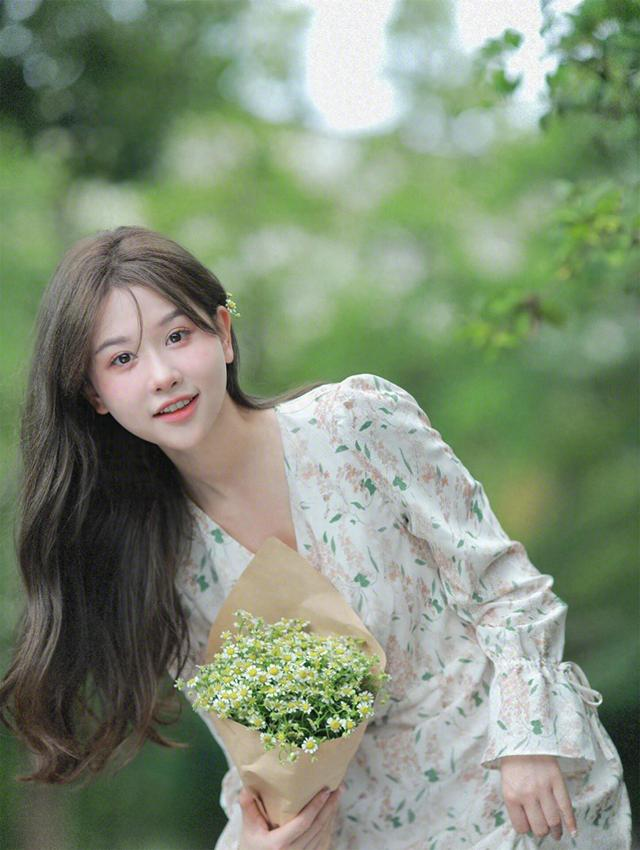
#> input picture assets/extracted/baidu_pose_source.jpeg, 640 x 850 px
$ python extract_pose_outline.py ../assets/extracted/baidu_pose_source.jpeg
#> lines starting #> are read from the running program, lines starting #| are printed output that depends on the picture; after the words box and inside, x2 and y2 are one past the last pixel; in counts of white or black regions, pixels touching at a corner belong together
#!/usr/bin/env python3
"""
Extract a posture guide from a person photo.

This script is intentionally structured as a pipeline:
1. segment_person: produce a person mask
2. build_clean_guide: convert the mask/reference image into a product guide
3. export: write PNG/SVG/JSON assets that the mini program can render

The default segmenter is OpenCV GrabCut so the script runs locally without model
files. For production-quality results, replace segment_person() with MODNet,
SAM/SAM2, MediaPipe ImageSegmenter, or another person segmentation model.
"""

import argparse
import json
from pathlib import Path

import cv2
import numpy as np


def parse_args():
  parser = argparse.ArgumentParser()
  parser.add_argument("image", help="Input person photo")
  parser.add_argument("--out-dir", default="assets/extracted", help="Output directory")
  parser.add_argument("--id", default="extracted_pose", help="Template id")
  parser.add_argument("--mode", choices=["mask", "guide"], default="guide")
  return parser.parse_args()


def segment_person(image):
  """Fallback segmentation. Replace this with a real model for better quality."""
  height, width = image.shape[:2]
  mask = np.zeros((height, width), np.uint8)
  rect = (
    int(width * 0.04),
    int(height * 0.16),
    int(width * 0.92),
    int(height * 0.80),
  )
  bgd = np.zeros((1, 65), np.float64)
  fgd = np.zeros((1, 65), np.float64)
  cv2.grabCut(image, mask, rect, bgd, fgd, 8, cv2.GC_INIT_WITH_RECT)
  mask = np.where((mask == cv2.GC_FGD) | (mask == cv2.GC_PR_FGD), 255, 0).astype("uint8")

  kernel = cv2.getStructuringElement(cv2.MORPH_ELLIPSE, (7, 7))
  mask = cv2.morphologyEx(mask, cv2.MORPH_CLOSE, kernel, iterations=2)
  mask = cv2.morphologyEx(mask, cv2.MORPH_OPEN, kernel, iterations=1)

  count, labels, stats, _ = cv2.connectedComponentsWithStats(mask, 8)
  if count > 1:
    largest = 1 + np.argmax(stats[1:, cv2.CC_STAT_AREA])
    mask = np.where(labels == largest, 255, 0).astype("uint8")
  return mask


def contour_path_from_mask(mask, simplify=0.003):
  contours, _ = cv2.findContours(mask, cv2.RETR_EXTERNAL, cv2.CHAIN_APPROX_NONE)
  if not contours:
    raise RuntimeError("No contour found in mask")
  contour = max(contours, key=cv2.contourArea)
  epsilon = simplify * cv2.arcLength(contour, True)
  approx = cv2.approxPolyDP(contour, epsilon, True)
  points = approx.reshape(-1, 2)
  parts = [f"M {int(points[0][0])} {int(points[0][1])}"]
  parts += [f"L {int(x)} {int(y)}" for x, y in points[1:]]
  parts.append("Z")
  return " ".join(parts), points


def export_assets(image, mask, template_id, out_dir, source_path):
  height, width = image.shape[:2]
  out_dir.mkdir(parents=True, exist_ok=True)
  outline_path, points = contour_path_from_mask(mask)

  overlay = image.copy()
  alpha = (mask / 255.0 * 0.26)[..., None]
  overlay = (overlay * (1 - alpha) + np.full_like(image, 255) * alpha).astype(np.uint8)
  cv2.polylines(overlay, [points], True, (255, 255, 255), 4, cv2.LINE_AA)

  rgba = np.zeros((height, width, 4), np.uint8)
  rgba[..., :3] = 255
  rgba[..., 3] = (mask * 0.36).astype(np.uint8)
  cv2.polylines(rgba, [points], True, (255, 255, 255, 220), 4, cv2.LINE_AA)

  overlay_path = out_dir / f"{template_id}_overlay.png"
  silhouette_path = out_dir / f"{template_id}_silhouette.png"
  svg_path = out_dir / f"{template_id}.svg"
  json_path = out_dir / f"{template_id}_template.json"

  cv2.imwrite(str(overlay_path), overlay)
  cv2.imwrite(str(silhouette_path), rgba)

  svg = f"""<svg xmlns="http://www.w3.org/2000/svg" viewBox="0 0 {width} {height}" width="{width}" height="{height}">
  <path d="{outline_path}" fill="rgba(255,255,255,0.22)" stroke="rgba(255,255,255,0.72)" stroke-width="4" stroke-linejoin="round" stroke-linecap="round"/>
</svg>
"""
  svg_path.write_text(svg, encoding="utf-8")

  template = {
    "id": template_id,
    "source": str(source_path),
    "viewBox": [0, 0, width, height],
    "type": "mask_outline_fallback",
    "guideImage": f"/{silhouette_path.as_posix()}",
    "outlinePath": outline_path,
    "notes": "Generated with GrabCut fallback. Replace segment_person() with a real segmentation model for production use.",
  }
  json_path.write_text(json.dumps(template, ensure_ascii=False, indent=2), encoding="utf-8")

  return overlay_path, silhouette_path, svg_path, json_path


def main():
  args = parse_args()
  image_path = Path(args.image)
  image = cv2.imread(str(image_path))
#> image is the input picture: shape (850, 640, 3); mean B, G, R 119.4, 142.3, 129.2
  if image is None:
    raise SystemExit(f"Cannot read image: {image_path}")

  mask = segment_person(image)
#> in segment_person, `count, labels, stats, _ = cv2.connectedComponentsWithStats(mask, 8)`:
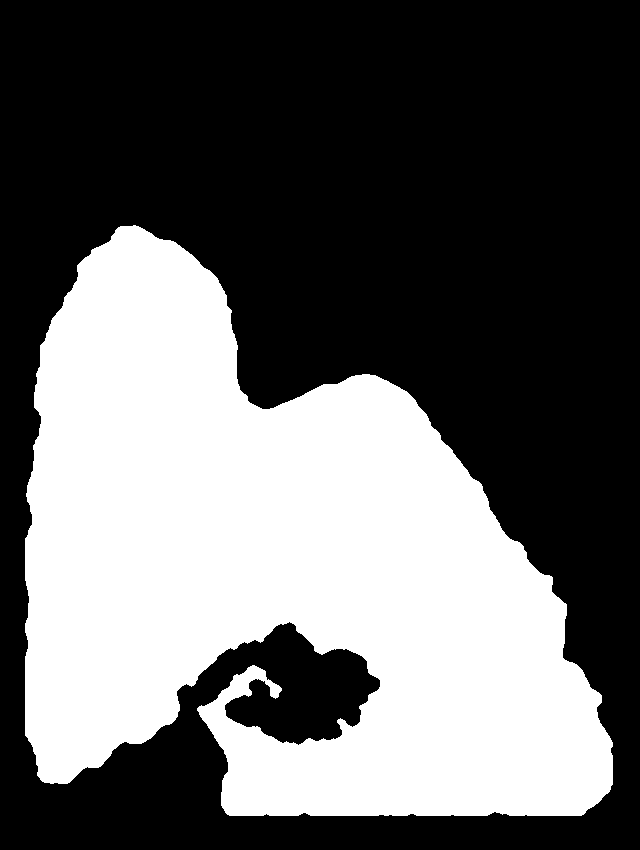
#> mask: shape (850, 640); 39.6% white; 1 white region
  outputs = export_assets(image, mask, args.id, Path(args.out_dir), image_path)
#> in contour_path_from_mask, `contours, _ = cv2.findContours(mask, cv2.RETR_EXTERNAL, cv2.CHAIN_APPR..`: contours = 1 contour; box (x1, y1, x2, y2) and area: (25, 225, 613, 816) 214102
#> in contour_path_from_mask, `contour = max(contours, key=cv2.contourArea)`: contour = contour of 2670 points, box (x1, y1, x2, y2) (25, 225, 613, 816), area 214102
#> in contour_path_from_mask, `epsilon = simplify * cv2.arcLength(contour, True)`: epsilon = 9.26
#> in contour_path_from_mask, `approx = cv2.approxPolyDP(contour, epsilon, True)`: approx = contour of 37 points, box (x1, y1, x2, y2) (25, 227, 613, 816), area 213850
#> in contour_path_from_mask, `points = approx.reshape(-1, 2)`: points = 37 pairs, first value 25 to 612, second value 227 to 815
#> in contour_path_from_mask, `parts = [f"M {int(points[0][0])} {int(points[0][1])}"]`: parts = ['M 118 227']
#> in contour_path_from_mask, `parts += [f"L {int(x)} {int(y)}" for x, y in points[1:]]`: parts = 37 items, first 6: 'M 118 227', 'L 77 265', 'L 36 373', 'L 25 735', 'L 40 779', 'L 67 783'
#> in export_assets, `alpha = (mask / 255.0 * 0.26)[..., None]`: alpha: shape (850, 640, 1) float64; values 0 (black) and 0.26 (white), 39.6% white; 1 white region, box (x1, y1, x2, y2) and area: (25, 225, 613, 816) 215438
#> in export_assets, `overlay = (overlay * (1 - alpha) + np.full_like(image, 255) * alpha).a..`:
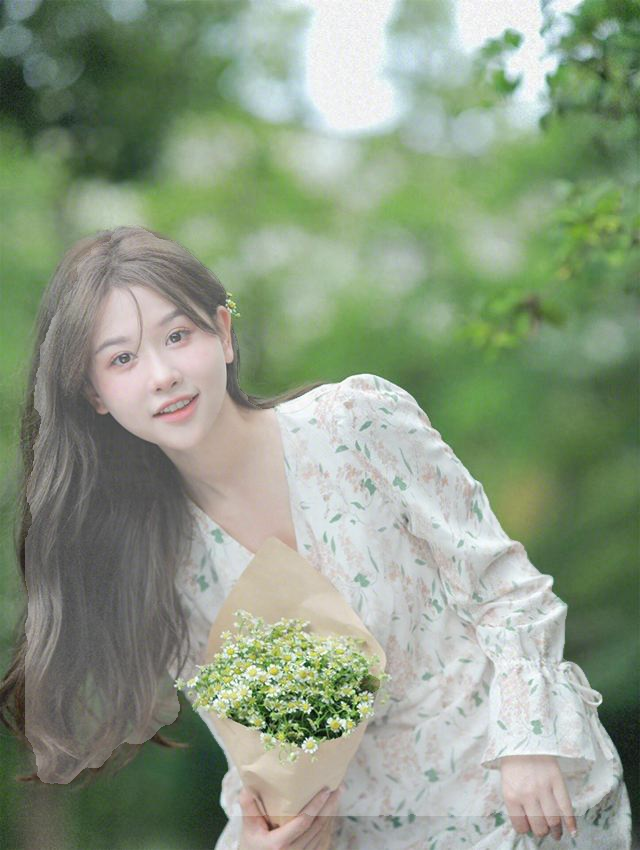
#> overlay: shape (850, 640, 3); mean B, G, R 131.9, 154.2, 140.8
#> in export_assets, `cv2.polylines(overlay, [points], True, (255, 255, 255), 4, cv2.LINE_AA)`:
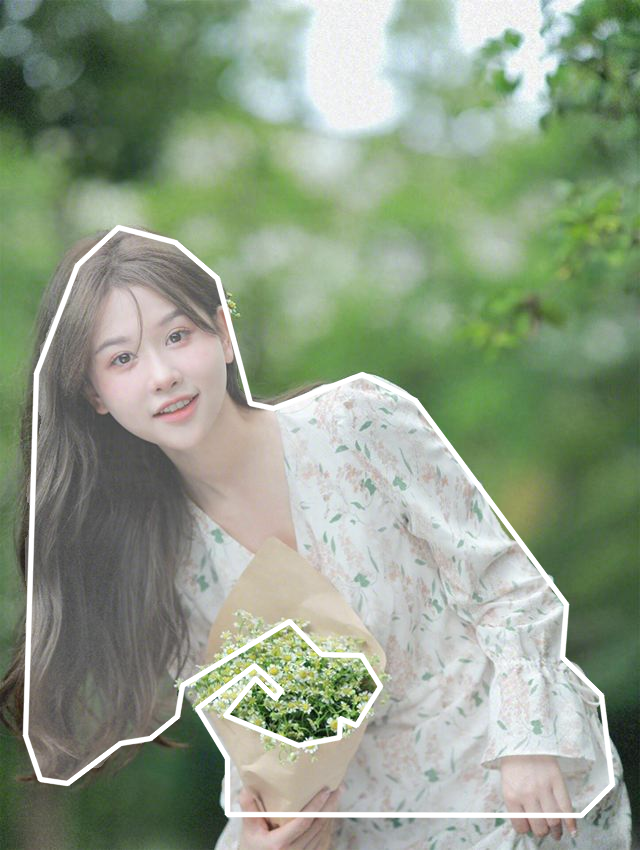
#> overlay: shape (850, 640, 3); 3.45% of pixels changed, all inside (x1, y1, x2, y2) = (22, 224, 616, 819)
#> in export_assets, `cv2.polylines(rgba, [points], True, (255, 255, 255, 220), 4, cv2.LINE_..`: rgba: shape (850, 640, 4); mean of channels 0, 1, 2, 3 255, 255, 255, 40.6
  for path in outputs:
    print(path)
#> this loop made 4 passes
#| assets/extracted/extracted_pose_overlay.png
#| assets/extracted/extracted_pose_silhouette.png
#| assets/extracted/extracted_pose.svg
#| assets/extracted/extracted_pose_template.json


if __name__ == "__main__":
  main()
